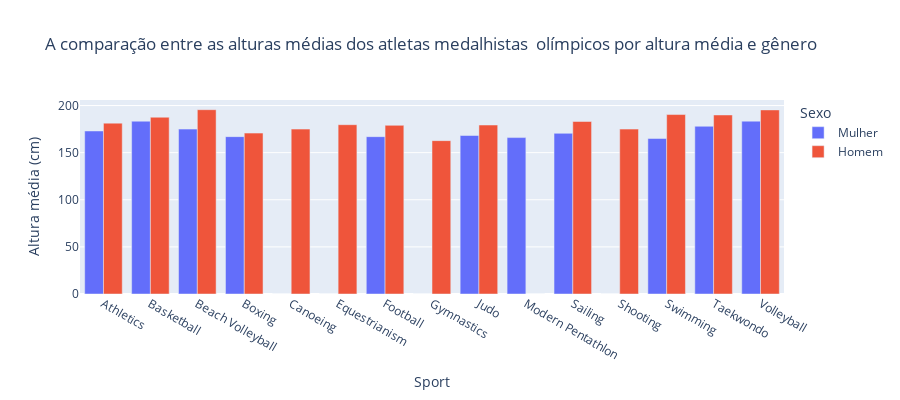

The cell this chart's notebook holds for it:
### Code cell
#Essa célula é responsável por gerar o gráfico
import plotly.express as px
df = px.data.tips()
fig = px.bar(df_teste_altura_sexo, x=df_teste_altura_sexo.index, y = df_teste_altura_sexo.columns ,
             barmode='group',
             labels = {'value': 'Altura média (cm)',
             'Sex': 'Sexo',},
             height=400,
             title ='A comparação entre as alturas médias dos atletas medalhistas  olímpicos por altura média e gênero' )

fig.show()

### Figure 1 — Plotly figure (JSON) as saved in the notebook; plotly's stock layout.template omitted (floating-point values rounded to 4 significant figures)
{"data": [{"alignmentgroup": "True", "hovertemplate": "Sexo=Mulher<br>Sport=%{x}<br>Altura média (cm)=%{y}<extra></extra>", "legendgroup": "Mulher", "marker": {"color": "#636efa", "pattern": {"shape": ""}}, "name": "Mulher", "offsetgroup": "Mulher", "orientation": "v", "showlegend": true, "textposition": "auto", "type": "bar", "x": ["Athletics", "Basketball", "Beach Volleyball", "Boxing", "Canoeing", "Equestrianism", "Football", "Gymnastics", "Judo", "Modern Pentathlon", "Sailing", "Shooting", "Swimming", "Taekwondo", "Volleyball"], "xaxis": "x", "y": [173, 183.4, 175, 167, 0, 0, 167.0, 0, 168.2, 166, 170.5, 0, 165, 178, 183.4], "yaxis": "y"}, {"alignmentgroup": "True", "hovertemplate": "Sexo=Homem<br>Sport=%{x}<br>Altura média (cm)=%{y}<extra></extra>", "legendgroup": "Homem", "marker": {"color": "#EF553B", "pattern": {"shape": ""}}, "name": "Homem", "offsetgroup": "Homem", "orientation": "v", "showlegend": true, "textposition": "auto", "type": "bar", "x": ["Athletics", "Basketball", "Beach Volleyball", "Boxing", "Canoeing", "Equestrianism", "Football", "Gymnastics", "Judo", "Modern Pentathlon", "Sailing", "Shooting", "Swimming", "Taekwondo", "Volleyball"], "xaxis": "x", "y": [181.3, 187.6, 195.6, 170.8, 175, 179.7, 179.0, 162.8, 179.3, 0, 183.1, 175, 190.4, 190, 195.4], "yaxis": "y"}], "layout": {"barmode": "group", "height": 400, "legend": {"title": {"text": "Sexo"}, "tracegroupgap": 0}, "title": {"text": "A comparação entre as alturas médias dos atletas medalhistas  olímpicos por altura média e gênero"}, "xaxis": {"anchor": "y", "domain": [0, 1], "title": {"text": "Sport"}}, "yaxis": {"anchor": "x", "domain": [0, 1], "title": {"text": "Altura média (cm)"}}}}
